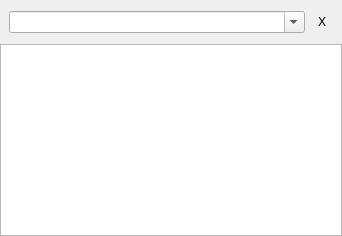
<?xml version="1.0" encoding="UTF-8"?>
<ui version="4.0">
 <class>Dialog</class>
 <widget class="QDialog" name="Dialog">
  <property name="geometry">
   <rect>
    <x>0</x>
    <y>0</y>
    <width>342</width>
    <height>236</height>
   </rect>
  </property>
  <property name="sizePolicy">
   <sizepolicy hsizetype="Preferred" vsizetype="Preferred">
    <horstretch>0</horstretch>
    <verstretch>0</verstretch>
   </sizepolicy>
  </property>
  <property name="minimumSize">
   <size>
    <width>300</width>
    <height>0</height>
   </size>
  </property>
  <property name="windowTitle">
   <string>Application launcher </string>
  </property>
  <property name="sizeGripEnabled">
   <bool>false</bool>
  </property>
  <layout class="QVBoxLayout" name="verticalLayout">
   <property name="spacing">
    <number>0</number>
   </property>
   <property name="margin">
    <number>0</number>
   </property>
   <item>
    <widget class="QFrame" name="panel">
     <property name="frameShape">
      <enum>QFrame::NoFrame</enum>
     </property>
     <property name="frameShadow">
      <enum>QFrame::Raised</enum>
     </property>
     <layout class="QHBoxLayout" name="horizontalLayout">
      <property name="spacing">
       <number>-1</number>
      </property>
      <property name="leftMargin">
       <number>0</number>
      </property>
      <property name="rightMargin">
       <number>0</number>
      </property>
      <item>
       <widget class="HorizSizeGrip" name="leftSizer" native="true">
        <property name="sizePolicy">
         <sizepolicy hsizetype="Fixed" vsizetype="Preferred">
          <horstretch>0</horstretch>
          <verstretch>0</verstretch>
         </sizepolicy>
        </property>
        <property name="minimumSize">
         <size>
          <width>3</width>
          <height>0</height>
         </size>
        </property>
        <property name="maximumSize">
         <size>
          <width>3</width>
          <height>16777215</height>
         </size>
        </property>
        <property name="cursor">
         <cursorShape>SizeHorCursor</cursorShape>
        </property>
       </widget>
      </item>
      <item>
       <widget class="CommandComboBox" name="commandEd">
        <property name="editable">
         <bool>true</bool>
        </property>
       </widget>
      </item>
      <item>
       <widget class="QToolButton" name="closeButton">
        <property name="text">
         <string notr="true">X</string>
        </property>
        <property name="autoRaise">
         <bool>true</bool>
        </property>
       </widget>
      </item>
      <item>
       <widget class="HorizSizeGrip" name="rightSizer" native="true">
        <property name="sizePolicy">
         <sizepolicy hsizetype="Fixed" vsizetype="Preferred">
          <horstretch>0</horstretch>
          <verstretch>0</verstretch>
         </sizepolicy>
        </property>
        <property name="minimumSize">
         <size>
          <width>3</width>
          <height>0</height>
         </size>
        </property>
        <property name="maximumSize">
         <size>
          <width>3</width>
          <height>16777215</height>
         </size>
        </property>
        <property name="cursor">
         <cursorShape>SizeHorCursor</cursorShape>
        </property>
        <property name="accessibleName">
         <string notr="true"/>
        </property>
        <property name="accessibleDescription">
         <string notr="true"/>
        </property>
       </widget>
      </item>
     </layout>
    </widget>
   </item>
   <item>
    <widget class="QTreeView" name="commandList">
     <property name="rootIsDecorated">
      <bool>false</bool>
     </property>
     <attribute name="headerVisible">
      <bool>false</bool>
     </attribute>
    </widget>
   </item>
  </layout>
 </widget>
 <layoutdefault spacing="6" margin="11"/>
 <customwidgets>
  <customwidget>
   <class>HorizSizeGrip</class>
   <extends>QWidget</extends>
   <header>widgets.h</header>
   <container>1</container>
  </customwidget>
  <customwidget>
   <class>CommandComboBox</class>
   <extends>QComboBox</extends>
   <header>widgets.h</header>
  </customwidget>
 </customwidgets>
 <tabstops>
  <tabstop>closeButton</tabstop>
 </tabstops>
 <resources/>
 <connections/>
</ui>
